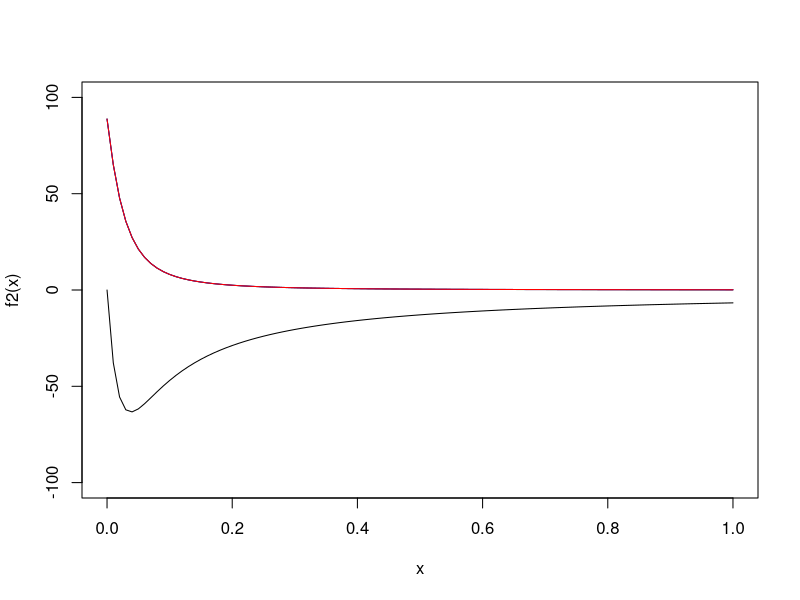

Here is the R script that generated this plot:

f1 <- function(gs,
               ca=400, Vcmax=50, cp=30, Km=703, Rd=1, LAI=1,
               a=1.6, nZ=0.5, p=43200, l=1.8e-5, h=l*a*LAI/nZ*p, VPD=0.02,
               pe=-1.58*10^-3, b=4.38, h2=h/1000, xkmax=5, c=5.71, d=10.05){
  
  # photosynthesis rate function
  Af <- function(gs){LAI*1/2*(Vcmax+(Km+ca)*gs-Rd-sqrt(((ca-Km)*gs+Rd-Vcmax)^2+4*gs*((ca*gs+Rd)*Km+cp*Vcmax)))}
  # xylem conductance function
  xkf <- function(x)xkmax*exp(-(-x/d)^c)
  # minimum xylem water potential function for given w
  pxminf <- function(w){
    ps <- pe*w^(-b)
    f1 <- function(x)-(ps-x)*h2*xkf(x)
    res <- optimize(f1, c(-20,0), tol=.Machine$double.eps)$minimum
    return(res)
  }
  # xylem water potential function
  pxf <- function(w, gs){
    ps <- pe*w^(-b)
    pxmin <- pxminf(w)
    f1 <- function(x)((ps-x)*h2*xkf(x)-h*VPD*gs)^2
    res <- optimize(f1, c(pxmin, ps), tol=.Machine$double.eps)$minimum
    return(res)
  }
  # maximum gs function for given w
  gsmaxf <- function(w){
    ps <- pe*w^(-b)
    pxmin <- pxminf(w)
    gsmax <- (ps-pxmin)*h2*xkf(pxmin)/(h*VPD)
    return(gsmax)
  }
  # dA/dgs
  dAdgsf <- function(gs)(1/2)*LAI*(ca+Km-(4*ca*gs*Km+2*(ca-Km)*(gs*(ca-Km)+Rd-Vcmax)+4*(Km*(ca*gs+Rd)+cp*Vcmax))/(2*sqrt((gs*(ca-Km)+Rd-Vcmax)^2+4*gs*(Km*(ca*gs+Rd)+cp*Vcmax))))
  # dpx/dgs
  dpxdgsf <- function(w, gs){
    px <- pxf(w, gs)
    res <- h*VPD/(h*VPD*gs/d*c*(-px/d)^(c-1)-h2*xkmax*exp(-(-px/d)^c))
    return(res)
  }
  f1 <- function(gs)dAdgsf(gs)/-dpxdgsf(wtest, gs)
  #browser()
  res <- f1(gs)
  return(res)
}
f2 <- Vectorize(f1)

wtest <- 0.1
curve(f2, 0, 1, ylim=c(-100, 100))
wtest <- 0.2
curve(f2, 0, 1, col="darkgreen", add=T)
wtest <- 0.3
curve(f2, 0, 1, col="blue", add=T)
wtest <- 0.4
curve(f2, 0, 1, col="red", add=T)
